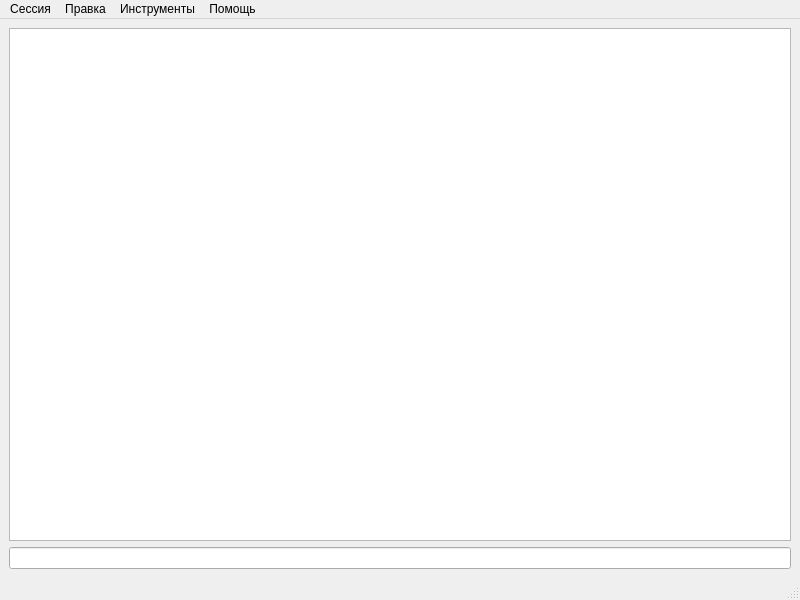
<?xml version="1.0" encoding="UTF-8"?>
<ui version="4.0">
 <class>pad</class>
 <widget class="QMainWindow" name="pad">
  <property name="geometry">
   <rect>
    <x>0</x>
    <y>0</y>
    <width>800</width>
    <height>600</height>
   </rect>
  </property>
  <property name="windowTitle">
   <string>SmallPAD</string>
  </property>
  <property name="windowIcon">
   <iconset>
    <normaloff>icon_calculator.png</normaloff>icon_calculator.png</iconset>
  </property>
  <widget class="QWidget" name="centralwidget">
   <layout class="QGridLayout" name="gridLayout">
    <item row="0" column="0">
     <widget class="QPlainTextEdit" name="plainTextEdit">
      <property name="readOnly">
       <bool>true</bool>
      </property>
      <property name="plainText">
       <string/>
      </property>
     </widget>
    </item>
    <item row="1" column="0">
     <widget class="QLineEdit" name="lineEdit"/>
    </item>
   </layout>
  </widget>
  <widget class="QMenuBar" name="menubar">
   <property name="geometry">
    <rect>
     <x>0</x>
     <y>0</y>
     <width>800</width>
     <height>26</height>
    </rect>
   </property>
   <widget class="QMenu" name="menuSession">
    <property name="title">
     <string>Сессия</string>
    </property>
    <addaction name="actionLoad"/>
    <addaction name="actionSave"/>
    <addaction name="separator"/>
    <addaction name="actionExit"/>
   </widget>
   <widget class="QMenu" name="menuEdit">
    <property name="title">
     <string>Правка</string>
    </property>
    <addaction name="actionCut"/>
    <addaction name="actionPaste"/>
    <addaction name="separator"/>
    <addaction name="actionCopy_last"/>
    <addaction name="actionClear"/>
   </widget>
   <widget class="QMenu" name="menuTools">
    <property name="title">
     <string>Инструменты</string>
    </property>
    <addaction name="actionMinimize_to_tray"/>
    <addaction name="actionSolve_nonlinear_equation"/>
    <addaction name="actionIntegrate_function"/>
    <addaction name="actionPlot_graph"/>
   </widget>
   <widget class="QMenu" name="menuHelp">
    <property name="title">
     <string>Помощь</string>
    </property>
    <addaction name="separator"/>
    <addaction name="actionTutorial"/>
    <addaction name="separator"/>
    <addaction name="actionAbout"/>
    <addaction name="actionEnter_license_key"/>
   </widget>
   <addaction name="menuSession"/>
   <addaction name="menuEdit"/>
   <addaction name="menuTools"/>
   <addaction name="menuHelp"/>
  </widget>
  <widget class="QStatusBar" name="statusbar"/>
  <action name="actionLoad">
   <property name="text">
    <string>Загрузить...</string>
   </property>
  </action>
  <action name="actionSave">
   <property name="text">
    <string>Сохранить...</string>
   </property>
  </action>
  <action name="actionExport">
   <property name="text">
    <string>Export...</string>
   </property>
  </action>
  <action name="actionExit">
   <property name="text">
    <string>Выход</string>
   </property>
  </action>
  <action name="actionCut">
   <property name="text">
    <string>Копировать                             Ctrl+C</string>
   </property>
  </action>
  <action name="actionPaste">
   <property name="text">
    <string>Вставить                                  Ctrl+V</string>
   </property>
  </action>
  <action name="actionCopy_last">
   <property name="text">
    <string>Скопировать последнее</string>
   </property>
  </action>
  <action name="actionClear">
   <property name="text">
    <string>Очистить</string>
   </property>
  </action>
  <action name="actionMinimize_to_tray">
   <property name="text">
    <string>Свернуть в лоток</string>
   </property>
  </action>
  <action name="actionSettings">
   <property name="text">
    <string>Settings...</string>
   </property>
  </action>
  <action name="actionAbout">
   <property name="text">
    <string>О программе</string>
   </property>
  </action>
  <action name="actionPlot_graph">
   <property name="text">
    <string>Построить график...</string>
   </property>
  </action>
  <action name="actionSolve_nonlinear_equation">
   <property name="text">
    <string>Решить нелинейное уравнение...</string>
   </property>
  </action>
  <action name="actionIntegrate_function">
   <property name="text">
    <string>Проинтегрировать функцию...</string>
   </property>
  </action>
  <action name="actionTutorial">
   <property name="text">
    <string>Справка по функциям...</string>
   </property>
  </action>
  <action name="actionDonate">
   <property name="text">
    <string>Donate</string>
   </property>
  </action>
  <action name="actionEnter_license_key">
   <property name="text">
    <string>Ввести ключ...</string>
   </property>
  </action>
 </widget>
 <resources/>
 <connections/>
</ui>
